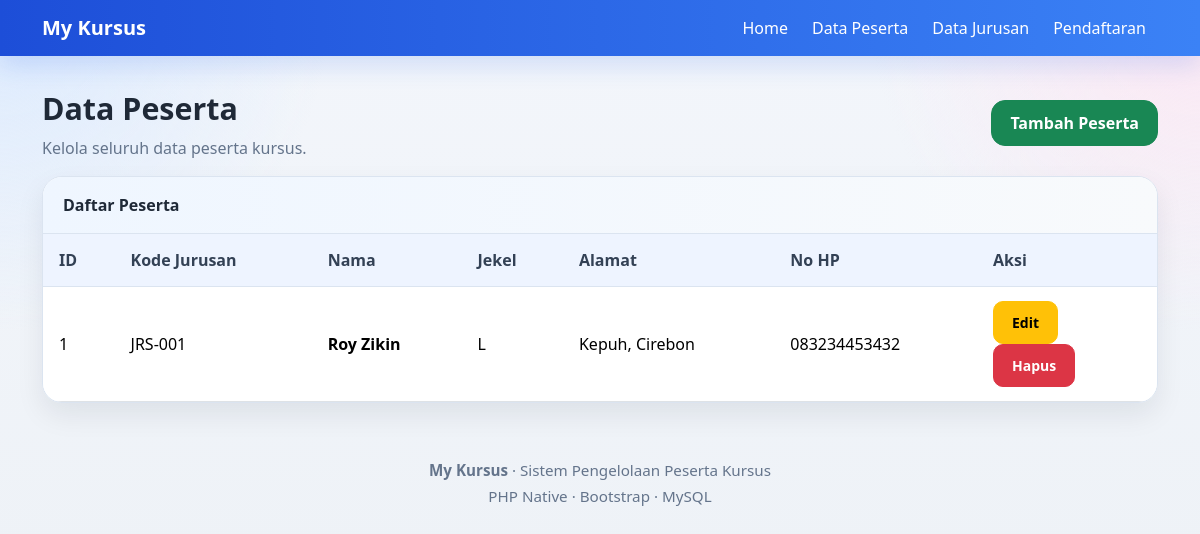
Page /public/peserta on the committed database.
### tables this page shows
CREATE TABLE `peserta` (
  `id_peserta` int NOT NULL,
  `kd_jurusan` varchar(10) DEFAULT NULL,
  `nm_peserta` varchar(100) NOT NULL,
  `jekel` enum('L','P') NOT NULL,
  `alamat` text NOT NULL,
  `no_hp` varchar(20) NOT NULL
);

### app/core/Controller.php (called while the page is built, shortened)
<?php
class Controller
{
    public function model($model)
    {
        return new $model;
    }
    public function view($view, $data = [])
    {
        require_once '../app/views/' . $view . '.php';
    }
}

### app/controllers/Peserta.php (called while the page is built, shortened)
<?php
class Peserta extends Controller
{
    public function index()
    {
        $data['title'] = 'Data Peserta';
        $data['peserta'] = $this->model('PesertaModel')->getAll();
        $this->view('peserta/index', $data);
    }
}

### app/core/App.php (called while the page is built, shortened)
<?php
class App
{
    protected $method = 'index';
    public function __construct()
    {
        $url = $this->parseURL();
        if (!empty($url) && file_exists('../app/controllers/' . $url[0] . '.php')) {
            unset($url[0]);
        }
        $this->controller = new $this->controller;
        $this->params = array_values($url ?? []);
        call_user_func_array([$this->controller, $this->method], $this->params);
    }
    public function parseURL()
    {
        if (isset($_GET['url'])) {
            $url = rtrim($_GET['url'], '/');
            $url = filter_var($url, FILTER_SANITIZE_URL);
            return explode('/', $url);
        }
        return [];
    }
}

### public/index.php (called while the page is built, shortened)
<?php
$app = new App;

### app/core/Database.php (called while the page is built, shortened)
<?php
class Database
{
    private $host = DB_HOST;
    private $dbname = DB_NAME;
    private $user = DB_USER;
    private $pass = DB_PASS;
    private $dbh;
    private $stmt;
    public function __construct()
    {
        $dsn = "mysql:host={$this->host};dbname={$this->dbname};charset=utf8mb4";
        try {
            $this->dbh = new PDO($dsn, $this->user, $this->pass);
            $this->dbh->setAttribute(PDO::ATTR_ERRMODE, PDO::ERRMODE_EXCEPTION);
        } catch (PDOException $e) {
            die('Koneksi database gagal: ' . $e->getMessage());
        }
    }
    public function query($query)
    {
        $this->stmt = $this->dbh->prepare($query);
    }
    public function execute()
    {
        return $this->stmt->execute();
    }
    public function resultSet()
    {
        $this->execute();
        return $this->stmt->fetchAll(PDO::FETCH_ASSOC);
    }
}

### app/models/PesertaModel.php (called while the page is built, shortened)
<?php
class PesertaModel
{
    private $table = 'peserta';
    private $db;
    public function __construct()
    {
        $this->db = new Database;
    }
    public function getAll($keyword = null)
    {
        if ($keyword) {
            $this->db->query("SELECT p.*, j.nm_jurusan
                              FROM {$this->table} p
                              LEFT JOIN jurusan j ON p.kd_jurusan = j.kd_jurusan
                              WHERE p.nm_peserta LIKE :keyword
                              ORDER BY p.id_peserta ASC");
            $this->db->bind(':keyword', '%' . $keyword . '%');
        } else {
            $this->db->query("SELECT p.*, j.nm_jurusan
                              FROM {$this->table} p
                              LEFT JOIN jurusan j ON p.kd_jurusan = j.kd_jurusan
                              ORDER BY p.id_peserta ASC");
        }
        return $this->db->resultSet();
    }
}

### app/views/peserta/index.php (the view)
<div class="d-flex justify-content-between align-items-center mb-3">
    <div>
        <div class="page-title">Data Peserta</div>
        <p class="page-subtitle">Kelola seluruh data peserta kursus.</p>
    </div>
    <a href="<?= BASEURL; ?>/peserta/create" class="btn btn-success">Tambah Peserta</a>
</div>
<div class="soft-card">
    <div class="card-header">Daftar Peserta</div>
    <div class="card-body p-0">
        <div class="table-responsive">
            <table class="table table-modern">
                <thead>
                    <tr>
                        <th>ID</th>
                        <th>Kode Jurusan</th>
                        <th>Nama</th>
                        <th>Jekel</th>
                        <th>Alamat</th>
                        <th>No HP</th>
                        <th width="180">Aksi</th>
                    </tr>
                </thead>
                <tbody>
                    <?php if (empty($data['peserta'])) : ?>
                        <tr>
                            <td colspan="7">
                                <div class="empty-state">Belum ada data peserta.</div>
                            </td>
                        </tr>
                    <?php else : ?>
                        <?php foreach ($data['peserta'] as $p) : ?>
                            <tr>
                                <td><?= $p['id_peserta']; ?></td>
                                <td><?= htmlspecialchars($p['kd_jurusan']); ?></td>
                                <td><strong><?= htmlspecialchars($p['nm_peserta']); ?></strong></td>
                                <td><?= htmlspecialchars($p['jekel']); ?></td>
                                <td><?= htmlspecialchars($p['alamat']); ?></td>
                                <td><?= htmlspecialchars($p['no_hp']); ?></td>
                                <td>
                                    <a href="<?= BASEURL; ?>/peserta/edit/<?= $p['id_peserta']; ?>" class="btn btn-warning btn-sm">Edit</a>
                                    <a href="<?= BASEURL; ?>/peserta/delete/<?= $p['id_peserta']; ?>" class="btn btn-danger btn-sm" onclick="return confirm('Yakin hapus data?')">Hapus</a>
                                </td>
                            </tr>
                        <?php endforeach; ?>
                    <?php endif; ?>
                </tbody>
            </table>
        </div>
    </div>
</div>

### public/css/style.css (style rules this page uses)
:root { --bg: #eef3f9; --bg-soft: #f8fbff; --card: #ffffff; --text: #1f2937; --muted: #64748b; --border: #dbe4f0; --primary: #2563eb; --primary-soft: #dbeafe; --success: #16a34a; --success-soft: #dcfce7; --warning: #d97706; --warning-soft: #ffedd5; --danger: #dc2626; --danger-soft: #fee2e2; --shadow: 0 12px 28px rgba(15, 23, 42, 0.08); }
body { background: radial-gradient(circle at top left, #dbeafe 0%, transparent 25%), radial-gradient(circle at top right, #fce7f3 0%, transparent 25%), linear-gradient(180deg, #f3f6fb 0%, #eef2f7 100%); font-family: "Segoe UI", Tahoma, Geneva, Verdana, sans-serif; color: var(--text); padding-top: 86px; }
.page-title { font-size: 1.9rem; font-weight: 700; margin-bottom: 4px; }
.page-subtitle { color: var(--muted); margin-bottom: 0; }
.soft-card { background: linear-gradient(180deg, #ffffff 0%, #f8fbff 100%); border: 1px solid var(--border); border-radius: 20px; box-shadow: var(--shadow); overflow: hidden; }
.soft-card .card-header { background: linear-gradient(90deg, #eff6ff, #f8fafc); border-bottom: 1px solid var(--border); font-weight: 700; padding: 16px 20px; }
.soft-card .card-body { padding: 20px; }
.table-modern { margin-bottom: 0; }
.table-modern thead th { background: #eef4ff; color: #334155; border-bottom: 1px solid var(--border); font-weight: 700; white-space: nowrap; }
.table-modern td, .table-modern th { padding: 14px 16px; vertical-align: middle; }
.btn { border-radius: 14px; font-weight: 600; padding: 10px 18px; }
.btn-sm { border-radius: 10px; }
.table-modern td, .table-modern th { vertical-align: middle; }

### rows in the picture
peserta: id_peserta "1", kd_jurusan "JRS-001", nm_peserta "Roy Zikin", jekel "L", alamat "Kepuh, Cirebon", no_hp "083234453432"
